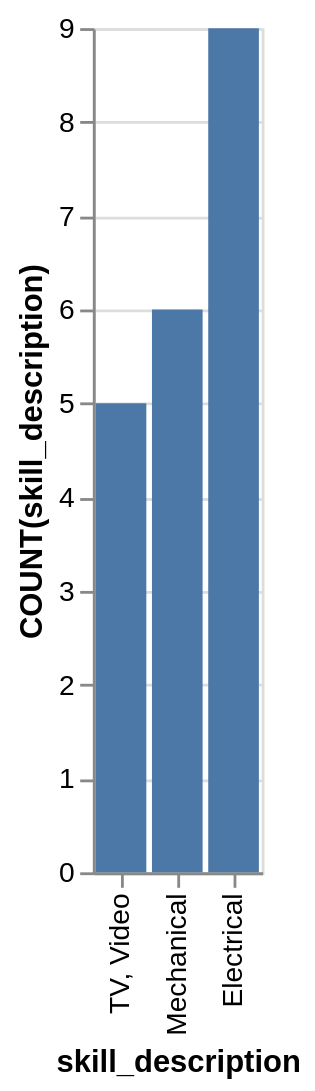

Here is the Vega-Lite specification saved for this chart:
### Vega-Lite specification from a JSON file in a GitHub repository (floating-point values rounded to 4 significant figures)
{"data": {"values": [{"x_data": "Electrical", "y_data": 9}, {"x_data": "Mechanical", "y_data": 6}, {"x_data": "TV, Video", "y_data": 5}]}, "mark": "bar", "encoding": {"x": {"field": "x_data", "type": "nominal", "title": "skill_description", "sort": {"op": "sum", "field": "y_data", "order": "ascending"}}, "y": {"field": "y_data", "type": "quantitative", "title": "COUNT(skill_description)"}}}
